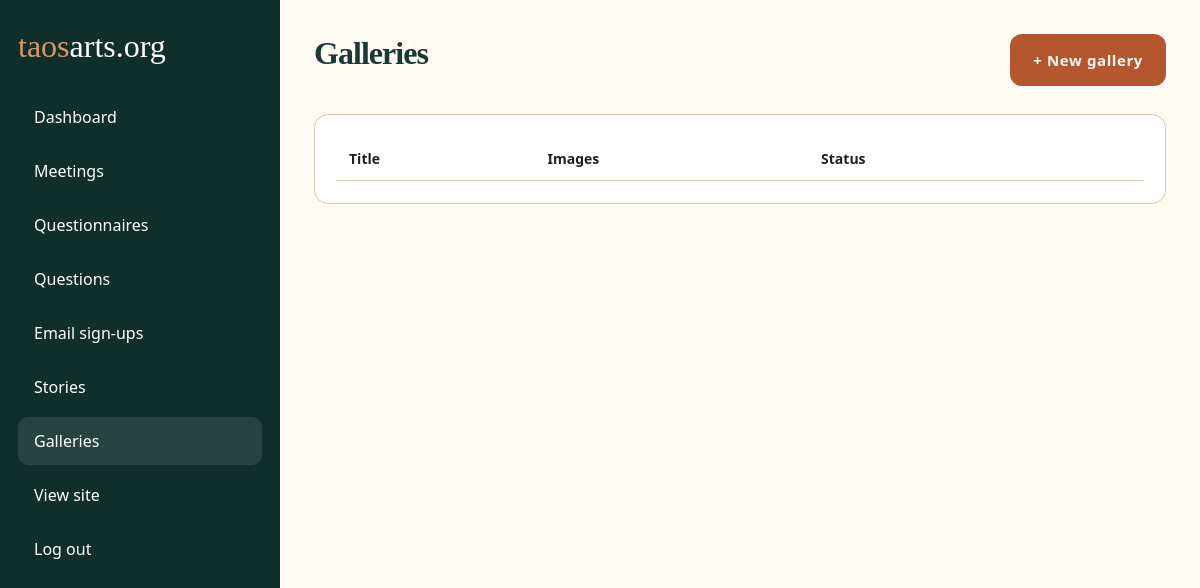
Before: /admin/galleries.php (signed in) with the older database file.
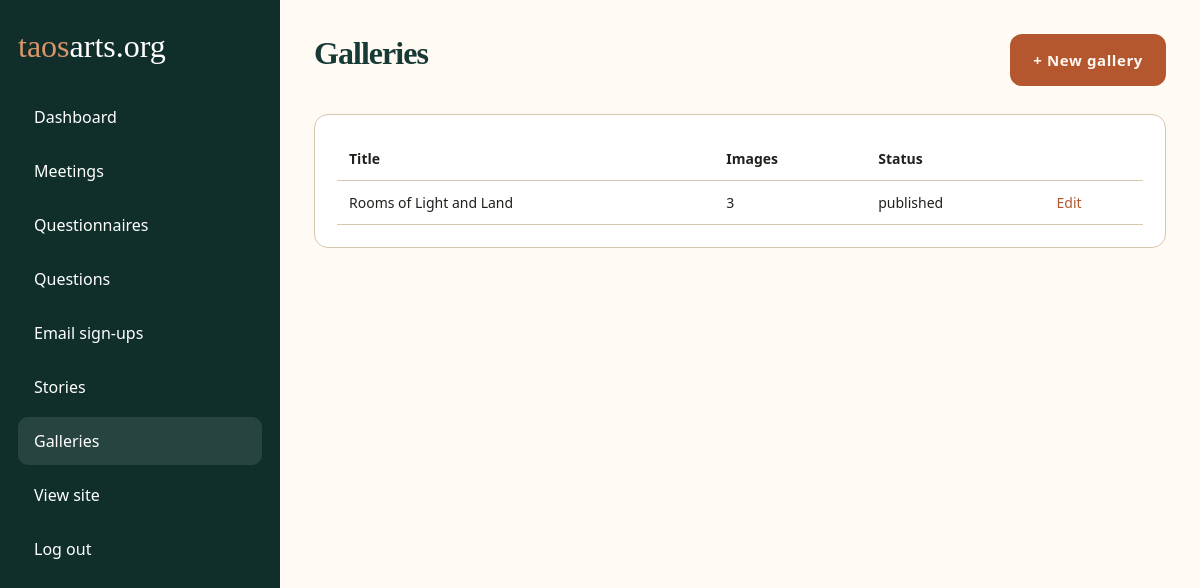
After: the same page with the newer database file.
### tables this page shows
CREATE TABLE galleries (
  id INT AUTO_INCREMENT PRIMARY KEY,
  title VARCHAR(190) NOT NULL,
  slug VARCHAR(190) NOT NULL UNIQUE,
  description TEXT NULL,
  status ENUM('draft','published') NOT NULL DEFAULT 'draft',
  created_at TIMESTAMP DEFAULT CURRENT_TIMESTAMP,
  updated_at TIMESTAMP DEFAULT CURRENT_TIMESTAMP ON UPDATE CURRENT_TIMESTAMP
);

### includes/db.php (called while the page is built, shortened)
<?php
function db(): PDO {
    static $pdo = null;
    if ($pdo === null) {
        $dsn = 'mysql:host=' . DB_HOST . ';dbname=' . DB_NAME . ';charset=utf8mb4';
        if (DB_SOCKET !== '') {
            $dsn .= ';unix_socket=' . DB_SOCKET;
        } else {
            $dsn .= ';port=' . DB_PORT;
        }
        $pdo = new PDO($dsn, DB_USER, DB_PASS, [
            PDO::ATTR_ERRMODE => PDO::ERRMODE_EXCEPTION,
            PDO::ATTR_DEFAULT_FETCH_MODE => PDO::FETCH_ASSOC,
        ]);
    }
    return $pdo;
}

### includes/functions.php (called while the page is built, shortened)
<?php
function h($value): string { return htmlspecialchars((string)$value, ENT_QUOTES, 'UTF-8'); }

### admin/galleries.php (the view)
<?php $title='Galleries'; $active='galleries'; require_once __DIR__ . '/_layout.php'; $rows=db()->query('SELECT g.*, (SELECT COUNT(*) FROM gallery_images i WHERE i.gallery_id=g.id) images FROM galleries g ORDER BY created_at DESC')->fetchAll(); ?>
<div class="topbar"><h1>Galleries</h1><a class="btn" href="gallery_edit.php">+ New gallery</a></div><section class="panel"><table class="table"><tr><th>Title</th><th>Images</th><th>Status</th><th></th></tr><?php foreach($rows as $r): ?><tr><td><?=h($r['title'])?></td><td><?=h($r['images'])?></td><td><?=h($r['status'])?></td><td><a href="gallery_edit.php?id=<?=$r['id']?>">Edit</a></td></tr><?php endforeach; ?></table></section><?php require __DIR__ . '/_footer.php'; ?>

Changed rows visible on the page:
added galleries: title "Rooms of Light and Land", images "3", status "published"
